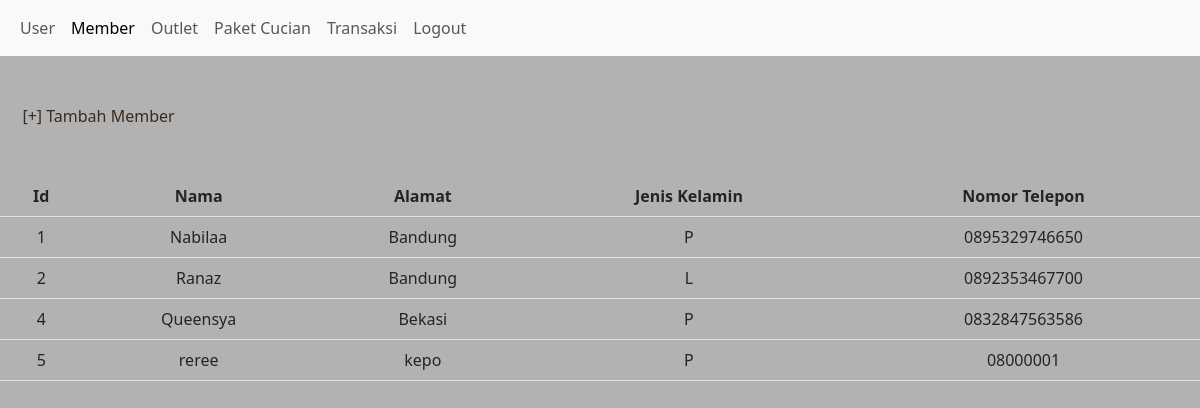
/admin/member.php, run on the app's committed database.
### tables this page shows
CREATE TABLE `tb_member_ismi` (
  `id_member` int(11) NOT NULL,
  `nama` varchar(100) NOT NULL,
  `alamat` text NOT NULL,
  `jenis_kelamin` enum('L','P') NOT NULL,
  `tlp` varchar(15) NOT NULL
);

### admin/member.php (the view, shortened to what this page needs)
<!DOCTYPE html>
<html lang="en">
<head>
    <link rel="stylesheet" href="../assets/bootstrap-5.3.0-alpha1-dist/css/bootstrap.min.css">
</head>
<body>
    <nav class="navbar navbar-expand-lg bg-body-tertiary">
        <div class="container-fluid">
            <div class="collapse navbar-collapse" id="navbarNavAltMarkup">
                <div class="navbar-nav">
                    <a class="nav-link" aria-current="page" href="user.php">User</a>
                    <a class="nav-link active" href="member.php">Member</a>
                    <a class="nav-link" href="outlet.php">Outlet</a>
                    <a class="nav-link" href="paket.php">Paket Cucian</a>
                    <a class="nav-link" href="transaksi.php">Transaksi</a>
                    <a class="nav-link" href="../logout.php">Logout</a>
                </div>
            </div>
        </div>
    </nav><br>
    <br>
    <?php
    include '../koneksi.php';
    $sql = "SELECT * FROM tb_member_ismi";
    $role = mysqli_query($conn, $sql);
    ?>
    <nav>
        <a href="member_tambah.php" style="margin-left: 1.4rem;">[+] Tambah Member</a>
    </nav>
    <br><br>
    <center>
        <table class="table">
            <thead>
                <tr>
                    <th>Id</th>
                    <th>Nama</th>
                    <th>Alamat</th>
                    <th>Jenis Kelamin</th>
                    <th>Nomor Telepon</th>
                </tr>
            </thead>
            <tbody>
                <?php foreach ($role as $row) : ?>
                    <tr>
                        <td><?= $row["id_member"]; ?></td>
                        <td><?= $row["nama"]; ?></td>
                        <td><?= $row["alamat"]; ?></td>
                        <td><?= $row["jenis_kelamin"]; ?></td>
                        <td><?= $row["tlp"]; ?></td>
                    </tr>
                <?php endforeach; ?>
            </tbody>
        </table>
    </center>
</body>
</html>

### admin/member.php (style rules this page uses)
body { background-color: #B2B2B2; color: #3C2A21; }
nav a { text-decoration: none; color: #3C2A21; }
table { text-align: center; }

### data on the page
tb_member_ismi: id_member "1", nama "Nabilaa", alamat "Bandung", jenis_kelamin "P", tlp "0895329746650"
tb_member_ismi: id_member "2", nama "Ranaz", alamat "Bandung", jenis_kelamin "L", tlp "0892353467700"
tb_member_ismi: id_member "4", nama "Queensya", alamat "Bekasi", jenis_kelamin "P", tlp "0832847563586"
tb_member_ismi: id_member "5", nama "reree", alamat "kepo", jenis_kelamin "P", tlp "08000001"
